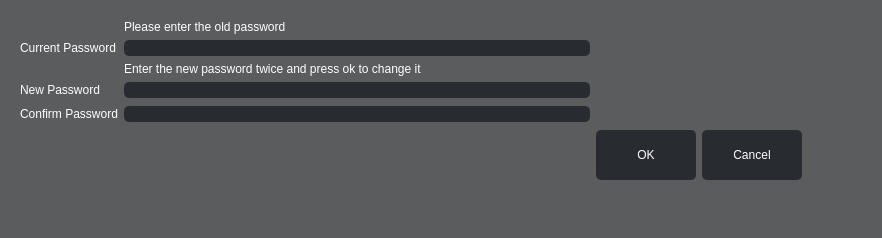
<?xml version="1.0" encoding="UTF-8"?>
<ui version="4.0">
 <class>PasswordChangeDialog</class>
 <widget class="QWidget" name="PasswordChangeDialog">
  <property name="geometry">
   <rect>
    <x>0</x>
    <y>0</y>
    <width>882</width>
    <height>238</height>
   </rect>
  </property>
  <property name="windowTitle">
   <string>Change Password</string>
  </property>
  <property name="styleSheet">
   <string notr="true">background-color: #5a5c5e;</string>
  </property>
  <layout class="QHBoxLayout" name="horizontalLayout">
   <item>
    <widget class="QWidget" name="widget" native="true">
     <property name="styleSheet">
      <string notr="true">QWidget#centralWidget{
	background-color: #5a5c5e;
}
QWidget#Base{
 color: #5a5c5e;
}

QLabel{
	Font: 14pt &quot;Arial&quot;;
	color: white;
}

QPushButton{
	font: 14pt &quot;Arial&quot;;
	color: white;
	background-color: #282c30;
	border-radius: 5px;
}
QPushButton::pressed{
	background-color: #577590; 
}
QPushButton:hover:!pressed{
	background-color: #739bbe; 
}
QToolButton{
	font: 14pt &quot;Arial&quot;;
	color: white;
	background-color: #282c30;
	border-radius: 5px;
}
QToolButton::pressed{
	background-color: #577590; 
}
QToolButton:hover:!pressed{
	background-color: #739bbe; 
}

QLineEdit{
	font: 14pt &quot;Arial&quot;;
	background-color: #282c30;
	border-radius: 5px;
	color: white;
	padding-left: 10;
}

QComboBox{
	font: 14pt &quot;Arial&quot;;
	color: white;
	background-color: #282c30;
	border-radius: 5px;
	padding-left: 30px;
}

QComboBox::drop-down{
	width: 25;
}

QMessageBox {
	background-color: #0D1218;
	Font: 14pt &quot;Arial&quot;;
}
QMessageBox QPushButton {
	font: 14pt &quot;Arial&quot;;
	color: white;
	background-color: #1e2733    ;
	border-radius: 5px;
	height: 40;
	width: 100;
}
</string>
     </property>
     <layout class="QGridLayout" name="_2">
      <item row="6" column="3">
       <widget class="QPushButton" name="cancel">
        <property name="minimumSize">
         <size>
          <width>100</width>
          <height>50</height>
         </size>
        </property>
        <property name="text">
         <string>Cancel</string>
        </property>
       </widget>
      </item>
      <item row="7" column="1">
       <spacer name="verticalSpacer_2">
        <property name="orientation">
         <enum>Qt::Vertical</enum>
        </property>
        <property name="sizeHint" stdset="0">
         <size>
          <width>20</width>
          <height>40</height>
         </size>
        </property>
       </spacer>
      </item>
      <item row="2" column="1">
       <widget class="QLineEdit" name="CurrentPassword_Field"/>
      </item>
      <item row="0" column="1">
       <widget class="QLabel" name="label_2">
        <property name="text">
         <string>Please enter the old password</string>
        </property>
       </widget>
      </item>
      <item row="3" column="1">
       <widget class="QLabel" name="label_4">
        <property name="text">
         <string>Enter the new password twice and press ok to change it</string>
        </property>
       </widget>
      </item>
      <item row="4" column="1">
       <widget class="QLineEdit" name="NewPassword_Field">
        <property name="minimumSize">
         <size>
          <width>466</width>
          <height>0</height>
         </size>
        </property>
       </widget>
      </item>
      <item row="2" column="0">
       <widget class="QLabel" name="CurrentPassword_Label">
        <property name="text">
         <string>Current Password</string>
        </property>
       </widget>
      </item>
      <item row="5" column="0">
       <widget class="QLabel" name="ConfirmPassword_Label">
        <property name="text">
         <string>Confirm Password</string>
        </property>
       </widget>
      </item>
      <item row="4" column="0">
       <widget class="QLabel" name="NewPassword_Label">
        <property name="text">
         <string>New Password</string>
        </property>
       </widget>
      </item>
      <item row="5" column="1">
       <widget class="QLineEdit" name="ConfirmPassword_Field"/>
      </item>
      <item row="6" column="2">
       <widget class="QPushButton" name="ok">
        <property name="sizePolicy">
         <sizepolicy hsizetype="Fixed" vsizetype="Fixed">
          <horstretch>0</horstretch>
          <verstretch>0</verstretch>
         </sizepolicy>
        </property>
        <property name="minimumSize">
         <size>
          <width>100</width>
          <height>50</height>
         </size>
        </property>
        <property name="text">
         <string>OK</string>
        </property>
       </widget>
      </item>
      <item row="5" column="4">
       <spacer name="horizontalSpacer_4">
        <property name="orientation">
         <enum>Qt::Horizontal</enum>
        </property>
        <property name="sizeHint" stdset="0">
         <size>
          <width>40</width>
          <height>20</height>
         </size>
        </property>
       </spacer>
      </item>
     </layout>
    </widget>
   </item>
  </layout>
 </widget>
 <resources/>
 <connections/>
</ui>
